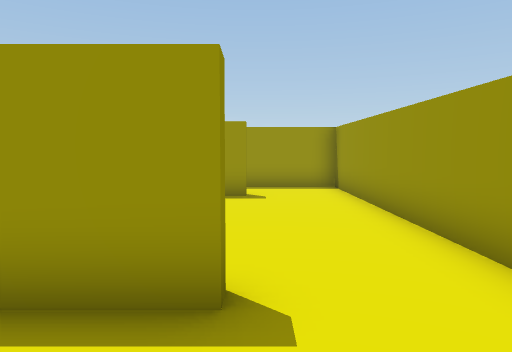
view 1 (above)

18 first-person views from a walk through a 3-D level made in the Unity game engine. The camera is 0.58 m above the floor, tilts 4° down and sees 70° across. The floor is counted in squares, 0.5 m on a side. Each view is taken from the middle of a square. On the plan, view 1 faces up. The plan holds only what a view shows up to about 14 squares ahead; the rest is blank. The player is left out.

view 2
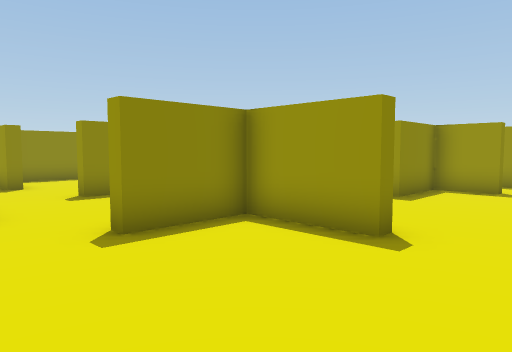

view 3
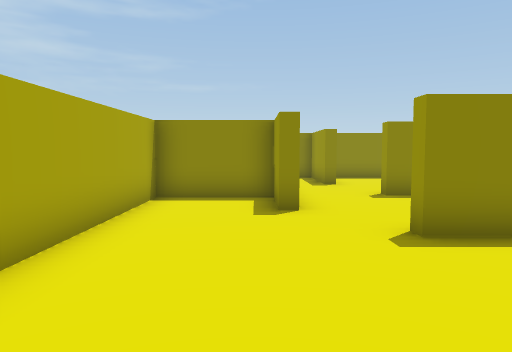

view 4
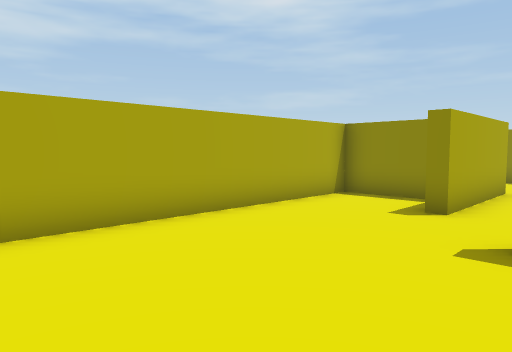

view 5
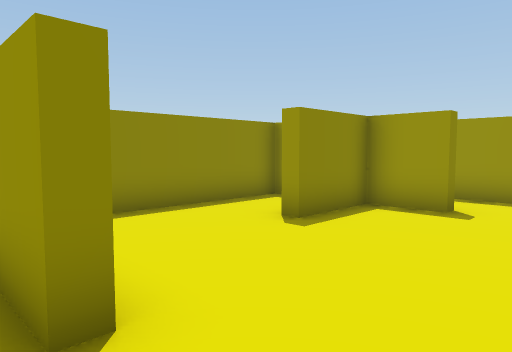

view 6
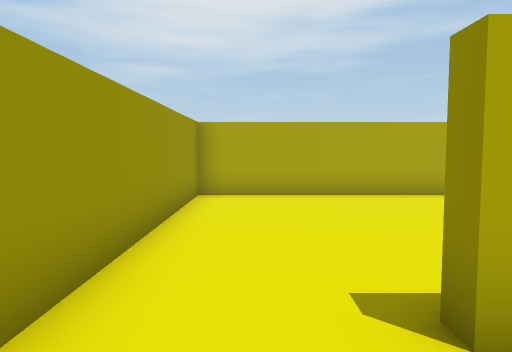

view 7
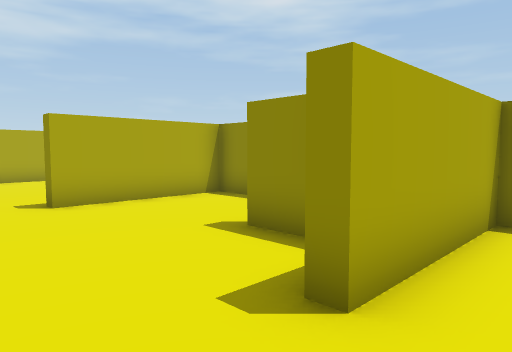

view 8
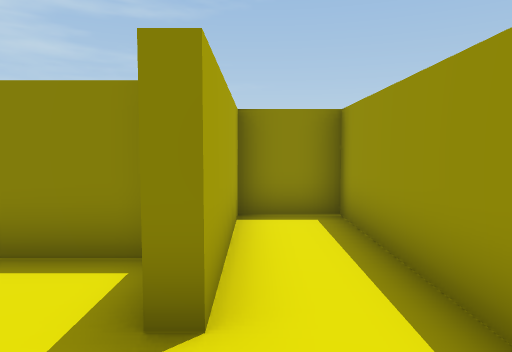

view 9
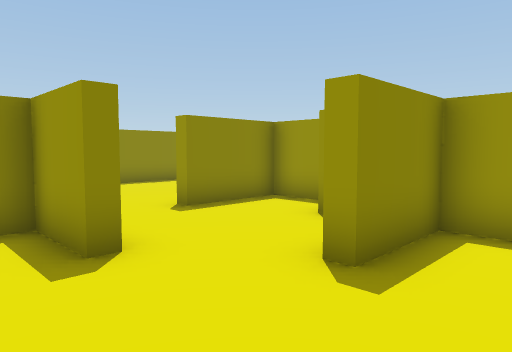

view 10
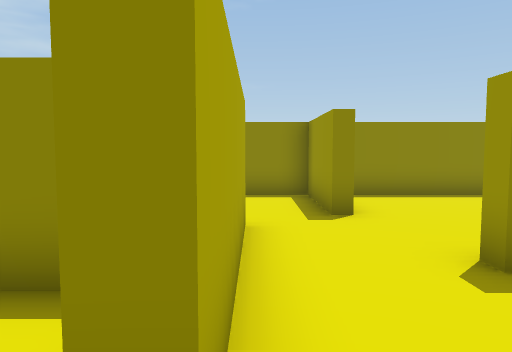

view 11
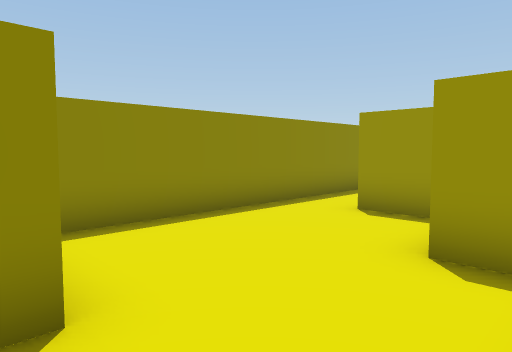

view 12
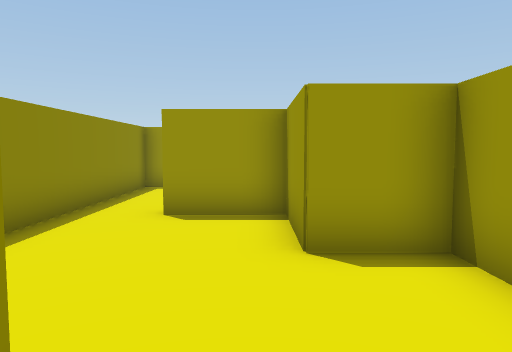

view 13
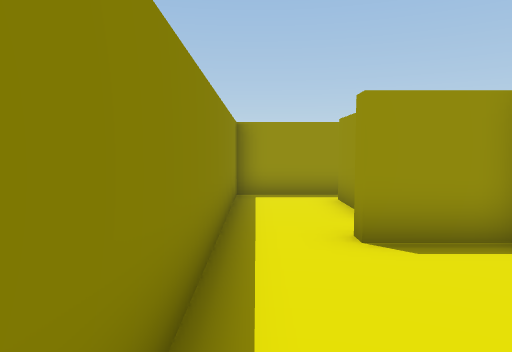

view 14
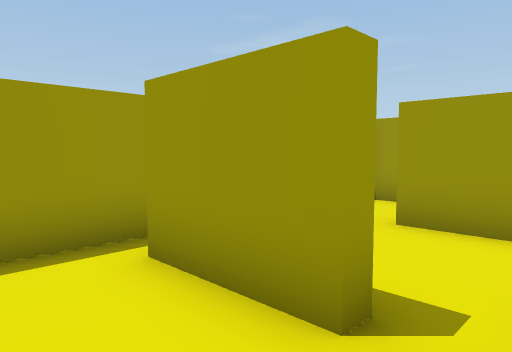

view 15
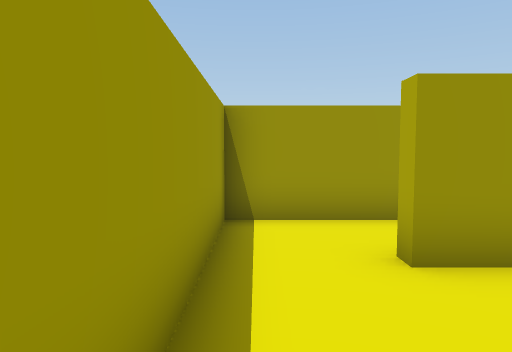

view 16
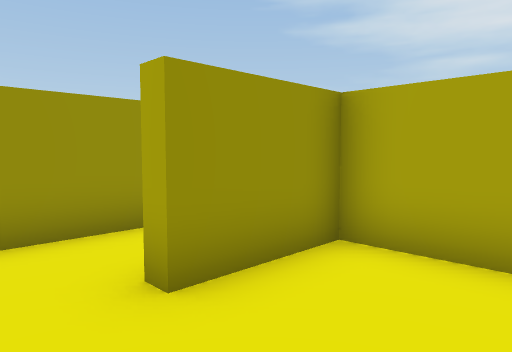

view 17
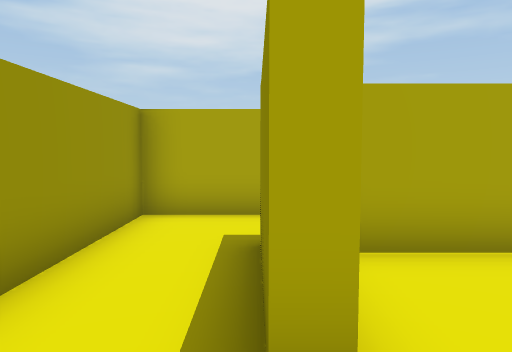

view 18
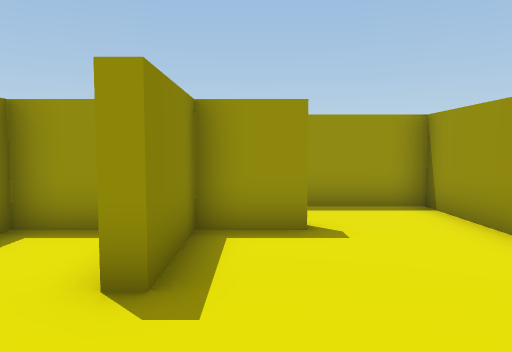

### Floor plan
Points are (right, up) in squares from view 1. A wall is a line through its corners. A room is listed if a view was taken in it or the views show most of it. See-through windows are left out.
Room 1 (views 1, 2, 3, 4, 5, 6, 7, 8, 9, 10, 18)
walls: (-5.9, 4.1) (-7.4, 4.1) (-7.4, 1.4); (-7.4, -1.2) (-5, -1.2) (-5, -1.6) (-6.9, -1.6) (-6.9, -4.5) (2.5, -4.5) (2.5, 11.5) (-4.6, 11.5) (-4.6, 9.7) (-0.3, 9.7) (-0.3, 9.3) (-1.9, 9.3) (-1.9, 6.9) (-2.4, 6.9); (-3.2, 9.3) (-4.6, 9.3) (-4.6, 3) (-0.3, 3) (-0.3, 2.6) (-2.8, 2.6) (-2.8, 0.2) (-3.2, 0.2)
ways out: opening at (-8, 0.5) to room 2
Room 2 (views 11, 12, 13, 14)
walls: (-11.1, 8.2) (-11.1, 10.6); (-7.8, 3) (-7.8, 4.1) (-9.4, 4.1) (-9.4, 6.5) (-11.7, 6.5) (-11.7, 7); (-10.5, 0.9) (-10.5, 0.2); (-7.4, 1.4) (-7.9, 1.4); (-9.8, -1.2) (-7.4, -1.2); (-11.5, 11.5) (-13.5, 11.5) (-13.5, 1.4)
ways out: opening at (-8, 0.5) to room 1; opening at (-11, 11) to room 3; gap at (-11, 8) to room 3
Room 3 (views 15, 16, 17)
walls: (-6.5, 11.5) (-11.5, 11.5); (-10, 6.9) (-7.4, 6.9) (-7.4, 9.5) (-6.9, 9.5)
ways out: opening at (-11, 11) to room 2; gap at (-11, 8) to room 2; opening at (-7, 10.5) to room 4
Room 4 (no view inside)
walls: (-6.9, 9.5) (-6.9, 8.8); (-7.1, 4.5) (-5, 4.5) (-5, 11.5) (-6.5, 11.5)
ways out: opening at (-7, 10.5) to room 3

Positions as (right, up) in squares from view 1, and headings:
1: (0, 0), facing up
2: (2, -2), facing up-left
3: (2, -2), facing left
4: (2, 1), facing down-left
5: (2, 2), facing up-left
6: (1, 5), facing down
7: (2, 11), facing down-left
8: (2, 10), facing left
9: (-1, -3), facing up-left
10: (-4, -1), facing left
11: (-8, 0), facing up-left
12: (-10, 0), facing up
13: (-13, 2), facing up
14: (-13, 7), facing up-right
15: (-11, 11), facing right
16: (-10, 11), facing down-right
17: (-7, 11), facing down
18: (-1, 4), facing up
